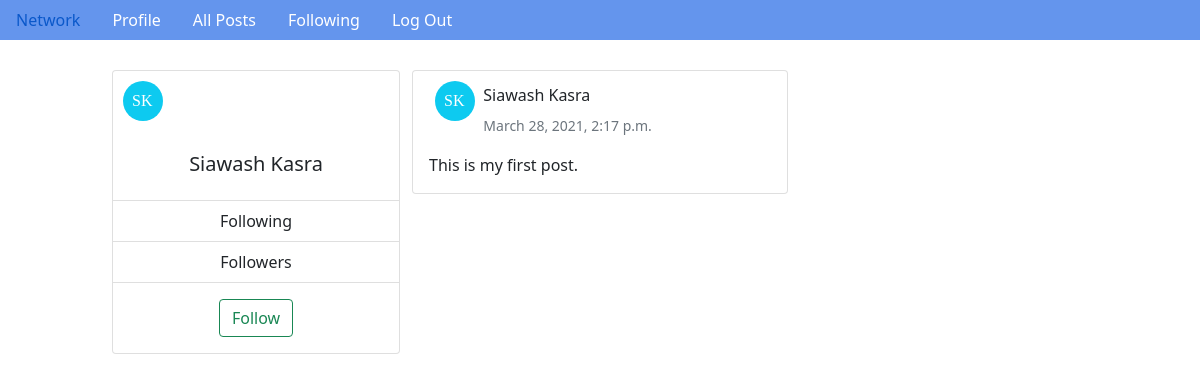
The page /profile/2 (signed in) on the database its author committed.
### network/models.py (models this page shows, shortened)
class User(AbstractUser):
    first_name = models.CharField("First Name", max_length=200)
    last_name = models.CharField("Last Name", max_length=200)
    followers = models.ManyToManyField('self', related_name='followers',blank=True)
    following = models.ManyToManyField('self', related_name='following',blank=True)
    def get_initials(self):
        return self.first_name [:1] + self.last_name [:1]

class Post(models.Model):
    content = models.TextField("Content")
    user = models.ForeignKey(User, on_delete=models.CASCADE, related_name="User")
    timestamp = models.DateTimeField(auto_now_add=True)

### network/views.py (the view)
# urls.py: path("profile/<int:uid>", views.profile, name="profile"),
@login_required
def profile(request, uid):
    posts = Post.objects.filter(user_id=uid).order_by("-timestamp")
    user = User.objects.filter(id=uid).first()
    return render(request, "network/profile.html", {"user": user, "posts": posts})

### network/templates/network/profile.html (shortened to what this page needs)
{% extends "network/layout.html" %}
{% block body %}
<div class="container-fluid">
    <div class="row p-row">
        <div class="col-md-1">
        </div>
        {% if user %}
            <div class="col-md-3">
                <div class="card profile" style="width: 18rem;">
                    <div class="col-md-2">
                        <svg height="50" width="50">
                            <g>
                                <circle cx="30" cy="30" r="20" fill="#0dcaf0" text="Test"></circle>
                                <text x="19" y="35" font-family="Times" font-size="" fill="white">{{ user.get_initials }}</text>
                            </g>
                        </svg>
                    </div>
                    <div class="card-body">
                        <h5 class="card-title">{{ user.first_name}} {{ user.last_name }}</h5>
                    </div>
                    <ul class="list-group list-group-flush">
                        <li class="list-group-item">Following</li>
                        <li class="list-group-item">Followers</li>
                    </ul>
                    <div class="card-body">
                        <button type="button" class="btn btn-outline-success">Follow</button>
                    </div>
                </div>
            </div>
        {% endif %}
        <div class="col-md-4">
            {% if user.is_authenticated %}
                 {% for post in posts %}
                    <div class="card mb-3">
                        <div class="row g-0">
                            <div class="row">
                                <div class="col-md-2">
                                    <svg height="50" width="50">
                                        <g>
                                            <circle cx="30" cy="30" r="20" fill="#0dcaf0" text="Test"></circle>
                                            <text x="19" y="35" font-family="Times" font-size="" fill="white">{{ user.get_initials }}</text>
                                        </g>
                                    </svg>
                                </div>
                                <div class="col-md-10">
                                    <h6 class="card-title">{{ user.first_name}} {{ user.last_name }}</h6>
                                    <p class="card-text"><small class="text-muted">{{ post.timestamp }}</small></p>
                                </div>
                            </div>
                            <div class="col">
                                <div class="card-body">
                                    <p class="card-text">{{ post.content }}</p>
                                </div>
                            </div>
                        </div>
                    </div>
                 {% endfor %}
            {% endif %}
        </div>
        <div class="col-md-2">
        </div>
        <div class="col-md-2">
        </div>
    </div>
{% endblock %}

### network/static/network/styles.css (style rules this page uses)
.card { margin: auto; max-width: 540px; margin-top: 30px; }
.card-title { margin-top: 15px !important; }
.profile { text-align: center; }

### rows shown on the page
User: get_initials "SK", first_name "Siawash", last_name "Kasra"
Post: timestamp "March 28, 2021, 2:17 p.m.", content "This is my first post."
